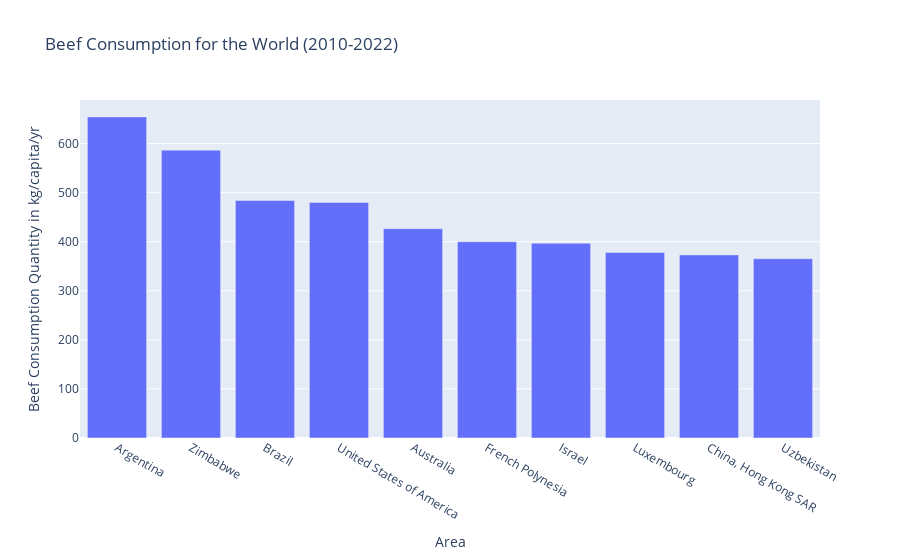

The notebook cell saved with this chart:
### Code cell
df_beef_sum_s_zoom_in = df_beef_sum_s.head(10)
beef_con_top = px.bar(df_beef_sum_s_zoom_in, x='Area', y='Value', 
                      title='Beef Consumption for the World (2010-2022)',
                     labels={'Value': 'Beef Consumption Quantity in kg/capita/yr'})

beef_con_top.show()

### Figure 1 — Plotly figure (JSON) as saved in the notebook; plotly's stock layout.template omitted (floating-point values rounded to 4 significant figures)
{"data": [{"alignmentgroup": "True", "hovertemplate": "Area=%{x}<br>Beef Consumption Quantity in kg/capita/yr=%{y}<extra></extra>", "legendgroup": "", "marker": {"color": "#636efa", "pattern": {"shape": ""}}, "name": "", "offsetgroup": "", "orientation": "v", "showlegend": false, "textposition": "auto", "type": "bar", "x": ["Argentina", "Zimbabwe", "Brazil", "United States of America", "Australia", "French Polynesia", "Israel", "Luxembourg", "China, Hong Kong SAR", "Uzbekistan"], "xaxis": "x", "y": [654.4, 586.7, 484.0, 480.1, 426.5, 400.0, 397.0, 378.2, 373.2, 365.2], "yaxis": "y"}], "layout": {"autosize": true, "barmode": "relative", "legend": {"tracegroupgap": 0}, "title": {"text": "Beef Consumption for the World (2010-2022)"}, "xaxis": {"anchor": "y", "autorange": true, "domain": [0, 1], "range": [-0.5, 9.5], "title": {"text": "Area"}, "type": "category"}, "yaxis": {"anchor": "x", "autorange": true, "domain": [0, 1], "range": [0, 688.9], "title": {"text": "Beef Consumption Quantity in kg/capita/yr"}, "type": "linear"}}}
